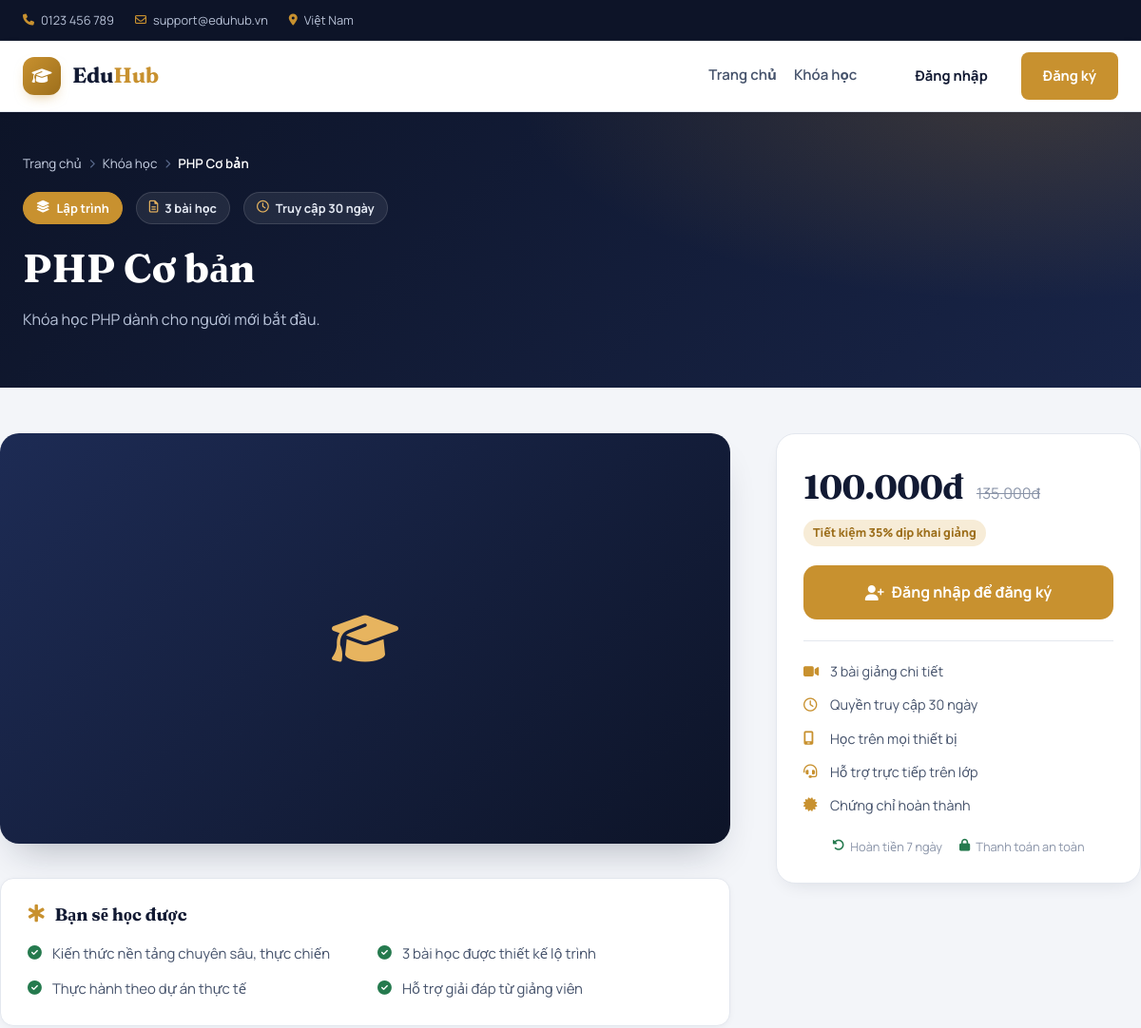
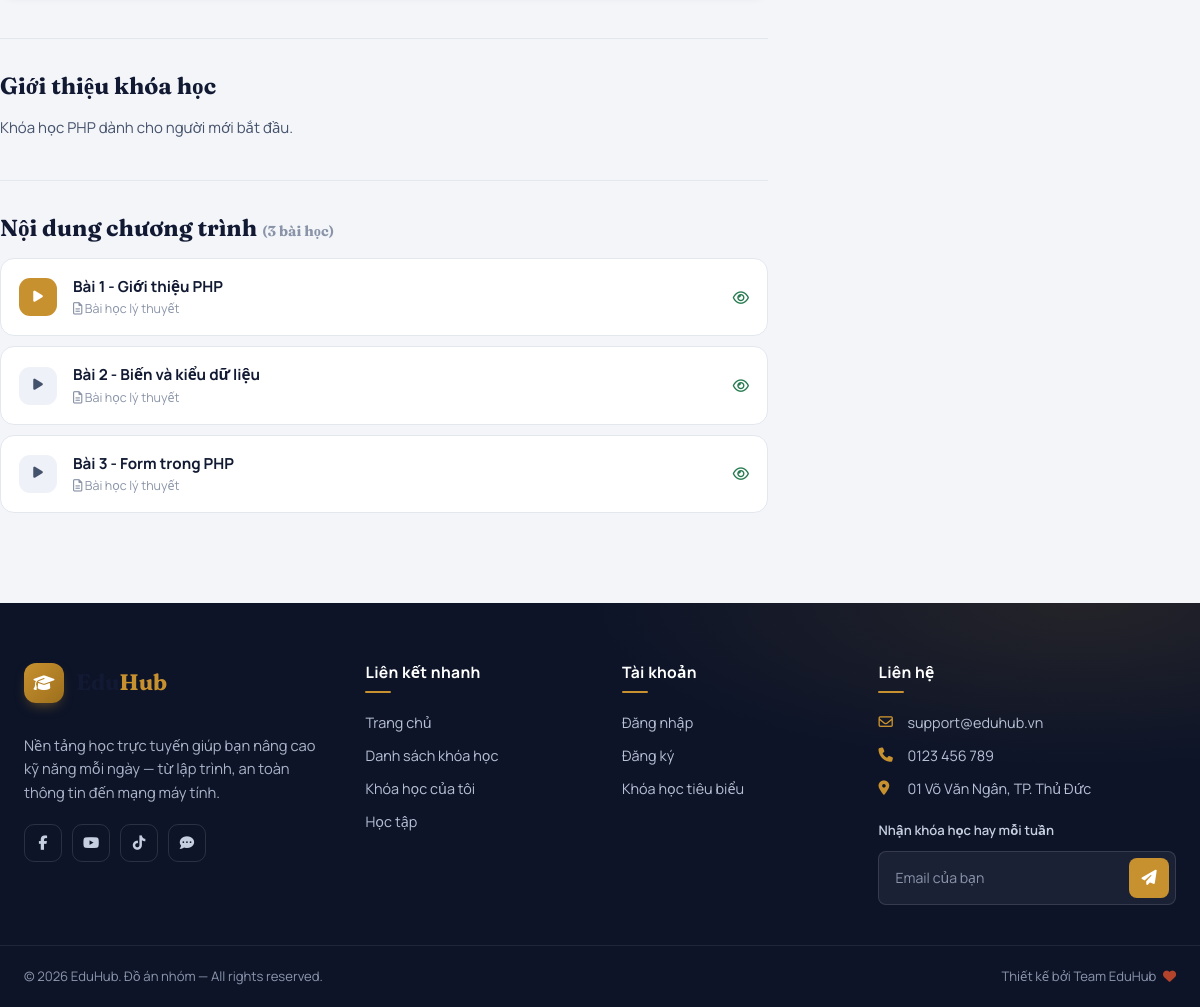
The app's page /course-detail.php?id=1 with its own data (2 pictures, top to bottom).
### tables this page shows
CREATE TABLE courses (
    id INT UNSIGNED AUTO_INCREMENT PRIMARY KEY,

    category_id INT UNSIGNED DEFAULT NULL,

    title VARCHAR(255) NOT NULL,

    slug VARCHAR(255) NOT NULL UNIQUE,

    description TEXT,

    thumbnail VARCHAR(255) DEFAULT NULL,

    price DECIMAL(12,2)
        NOT NULL DEFAULT 0,

    duration_days INT
        NOT NULL DEFAULT 30,

    status ENUM(
        'draft',
        'published'
    )
    NOT NULL DEFAULT 'published',

    created_at TIMESTAMP
        DEFAULT CURRENT_TIMESTAMP,

    updated_at TIMESTAMP
        DEFAULT CURRENT_TIMESTAMP
        ON UPDATE CURRENT_TIMESTAMP,

    CONSTRAINT fk_courses_category
        FOREIGN KEY (category_id)
        REFERENCES categories(id)
        ON DELETE SET NULL
);

CREATE TABLE categories (
    id INT UNSIGNED AUTO_INCREMENT PRIMARY KEY,

    name VARCHAR(100) NOT NULL UNIQUE,

    slug VARCHAR(120) NOT NULL UNIQUE,

    description TEXT,

    created_at TIMESTAMP
        DEFAULT CURRENT_TIMESTAMP
);

CREATE TABLE lessons (
    id INT UNSIGNED AUTO_INCREMENT PRIMARY KEY,

    course_id INT UNSIGNED NOT NULL,

    title VARCHAR(255) NOT NULL,

    content LONGTEXT,

    video_url VARCHAR(500) DEFAULT NULL,

    file_path VARCHAR(500) DEFAULT NULL,

    lesson_order INT
        NOT NULL DEFAULT 1,

    created_at TIMESTAMP
        DEFAULT CURRENT_TIMESTAMP,

    CONSTRAINT fk_lessons_course
        FOREIGN KEY (course_id)
        REFERENCES courses(id)
        ON DELETE CASCADE
);

### includes/db.php (called while the page is built, shortened)
<?php
if (!function_exists('url')) {
    function url(string $path = ''): string
    {
        return BASE_URL . '/' . $path;
    }
}
if (!function_exists('e')) {
    function e(?string $value): string
    {
        return htmlspecialchars((string)$value, ENT_QUOTES, 'UTF-8');
    }
}
if (!function_exists('money')) {
    function money($amount): string
    {
        return number_format((float)$amount, 0, ',', '.') . 'đ';
    }
}
if (!function_exists('priceLabel')) {
    function priceLabel($amount): string
    {
        return (float)$amount <= 0 ? 'Miễn phí' : money($amount);
    }
}

### course-detail.php (the view, shortened to what this page needs)
<?php
require_once __DIR__ . '/includes/head.php';
require_once __DIR__ . '/includes/header.php';
$id = (int)($_GET['id'] ?? 0);
$courseStmt = $pdo->prepare(
    "SELECT c.*, cat.name AS category_name, cat.slug AS category_slug,
            (SELECT COUNT(*) FROM lessons l WHERE l.course_id = c.id) AS lesson_count
     FROM courses c
     LEFT JOIN categories cat ON cat.id = c.category_id
     WHERE c.id = ? AND c.status = 'published'
     LIMIT 1"
);
$courseStmt->execute([$id]);
$course = $courseStmt->fetch();
    ?>
    <?php
$lessonStmt = $pdo->prepare("SELECT * FROM lessons WHERE course_id = ? ORDER BY lesson_order ASC, id ASC");
$lessonStmt->execute([$id]);
$lessons = $lessonStmt->fetchAll();
$enrolled = false;
$hasThumb  = trim((string)($course['thumbnail'] ?? ''));
$thumbUrl  = $hasThumb !== '' ? url($course['thumbnail']) : '';
$free      = (float)$course['price'] <= 0;
$isFirst   = true;
?>
<div class="detail-hero">
    <div class="container">
        <nav class="breadcrumb" aria-label="Đường dẫn">
            <a href="<?= url('index.php') ?>">Trang chủ</a>
            <i class="fa-solid fa-chevron-right"></i>
            <a href="<?= url('courses.php') ?>">Khóa học</a>
            <i class="fa-solid fa-chevron-right"></i>
            <span class="current"><?= e($course['title']) ?></span>
        </nav>
        <div class="detail-hero-meta">
            <span class="chip chip-chip"><i class="fa-solid fa-layer-group"></i> <?= e($course['category_name'] ?? 'Đa kỹ năng') ?></span>
            <span class="chip"><i class="fa-regular fa-file-lines"></i> <?= (int)$course['lesson_count'] ?> bài học</span>
            <span class="chip"><i class="fa-regular fa-clock"></i> Truy cập <?= (int)$course['duration_days'] ?> ngày</span>
        </div>
        <h1><?= e($course['title']) ?></h1>
        <p class="detail-hero-desc"><?= e(mb_strimwidth((string)$course['description'], 0, 240, '…')) ?></p>
    </div>
</div>
<div class="container detail-layout">
    <div class="detail-main">
        <div class="detail-media <?= $thumbUrl === '' ? 'detail-media--ph' : '' ?>">
            <?php if ($thumbUrl !== ''): ?>
                <img src="<?= e($thumbUrl) ?>" alt="<?= e($course['title']) ?>">
            <?php else: ?>
                <i class="fa-solid fa-graduation-cap"></i>
            <?php endif; ?>
        </div>
        <div class="highlight-box">
            <h3><i class="fa-solid fa-star-of-life"></i> Bạn sẽ học được</h3>
            <ul class="highlight-grid">
                <li><i class="fa-solid fa-circle-check"></i> Kiến thức nền tảng chuyên sâu, thực chiến</li>
                <li><i class="fa-solid fa-circle-check"></i> <?= (int)$course['lesson_count'] ?> bài học được thiết kế lộ trình</li>
                <li><i class="fa-solid fa-circle-check"></i> Thực hành theo dự án thực tế</li>
                <li><i class="fa-solid fa-circle-check"></i> Hỗ trợ giải đáp từ giảng viên</li>
            </ul>
        </div>
        <section class="detail-section">
            <h2>Giới thiệu khóa học</h2>
            <p><?= e((string)$course['description']) ?></p>
        </section>
        <section class="detail-section">
            <h2>Nội dung chương trình <small style="color:#8a94a8;font-size:.9rem;">(<?= count($lessons) ?> bài học)</small></h2>
            <?php if ($lessons): ?>
                <div class="lesson-list <?= $enrolled ? 'enrolled' : '' ?>">
                    <?php foreach ($lessons as $lesson): ?>
                        <div class="lesson-item <?= $isFirst ? 'is-open' : '' ?>">
                            <span class="lesson-num"><?= $isFirst ? '<i class="fa-solid fa-play"></i>' : (int)$lesson['lesson_order'] ?></span>
                            <div class="lesson-info">
                                <div class="lesson-title"><?= e($lesson['title']) ?></div>
                                <div class="lesson-duration">
                                    <?php if ($lesson['video_url']): ?>
                                        <i class="fa-solid fa-video"></i> Video bài giảng
                                    <?php elseif ($lesson['file_path']): ?>
                                        <i class="fa-solid fa-file"></i> Tài liệu bài học
                                    <?php else: ?>
                                        <i class="fa-regular fa-file-lines"></i> Bài học lý thuyết
                                    <?php endif; ?>
                                </div>
                            </div>
                            <span class="lesson-state">
                                <?php if ($lesson['video_url']): ?>
                                    <i class="fa-solid fa-circle-play"></i>
                                <?php else: ?>
                                    <i class="fa-regular fa-eye"></i>
                                <?php endif; ?>
                            </span>
                        </div>
                    <?php endforeach; ?>
                </div>
            <?php else: ?>
                <p style="color:#8a94a8;">Khóa học đang được cập nhật nội dung.</p>
            <?php endif; ?>
        </section>
    </div>
    <aside class="detail-side">
        <div class="side-box">
            <div class="price-wrap">
                <span class="price-now <?= $free ? 'free' : '' ?>"><?= priceLabel($course['price']) ?></span>
                <?php if (!$free): ?>
                    <span class="price-old"><?= money($course['price'] * 1.35) ?></span>
                <?php endif; ?>
            </div>
            <?php if (!$free): ?>
                <span class="side-save">Tiết kiệm 35% dịp khai giảng</span>
            <?php endif; ?>
            <?php if ($enrolled): ?>
                <div class="enrolled-box"><i class="fa-solid fa-circle-check"></i> Bạn đã đăng ký khóa học này</div>
                <a href="<?= url('user/learning.php') ?>" class="btn btn-accent btn-block btn-lg">
                    <i class="fa-solid fa-play"></i> Học ngay
                </a>
            <?php else: ?>
                <a href="<?= url('login.php?redirect=' . urlencode('course-detail.php?id=' . $id)) ?>" class="btn btn-accent btn-block btn-lg">
                    <i class="fa-solid fa-user-plus"></i> Đăng nhập để đăng ký
                </a>
            <?php endif; ?>
            <ul class="include-list">
                <li><i class="fa-solid fa-video"></i> <?= (int)$course['lesson_count'] ?> bài giảng chi tiết</li>
                <li><i class="fa-regular fa-clock"></i> Quyền truy cập <?= (int)$course['duration_days'] ?> ngày</li>
                <li><i class="fa-solid fa-mobile-screen"></i> Học trên mọi thiết bị</li>
                <li><i class="fa-solid fa-headset"></i> Hỗ trợ trực tiếp trên lớp</li>
                <li><i class="fa-solid fa-certificate"></i> Chứng chỉ hoàn thành</li>
            </ul>
            <div class="side-note">
                <span><i class="fa-solid fa-rotate-left"></i> Hoàn tiền 7 ngày</span>
                <span><i class="fa-solid fa-lock"></i> Thanh toán an toàn</span>
            </div>
        </div>
    </aside>
</div>
<?php require_once __DIR__ . '/includes/footer.php'; ?>

### records on screen
courses: title "PHP Cơ bản", category.name "Lập trình", duration_days "30", description "Khóa học PHP dành cho người mới bắt đầu.", price "100.000đ", money($course['price']*1.35) "135.000đ"
lessons: title "Bài 1 - Giới thiệu PHP", shows "Bài học lý thuyết"
lessons: title "Bài 2 - Biến và kiểu dữ liệu", shows "Bài học lý thuyết"
lessons: title "Bài 3 - Form trong PHP", shows "Bài học lý thuyết"

### other values on screen
$course['lesson_count'] "3"
count($lessons) "3"
